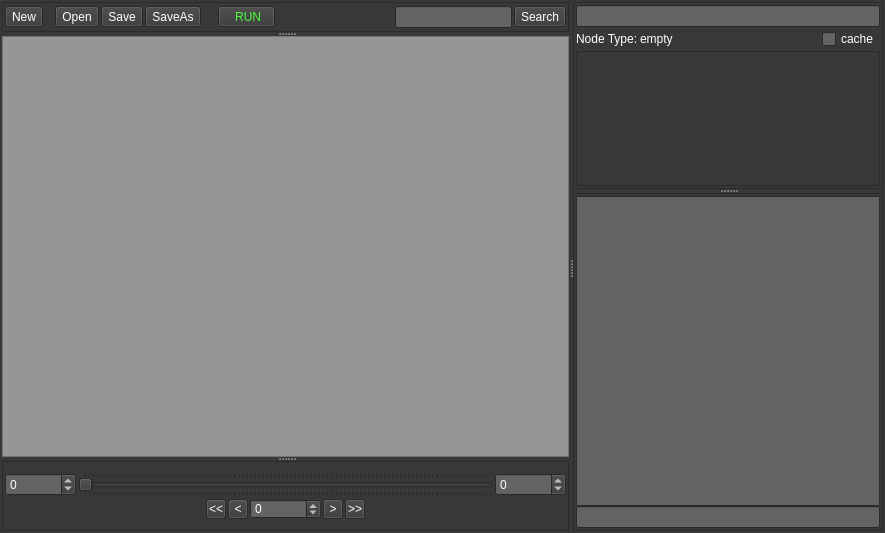
<ui version="4.0" >
 <class>oasWindow</class>
 <widget class="QMainWindow" name="oasWindow" >
  <property name="geometry" >
   <rect>
    <x>0</x>
    <y>0</y>
    <width>885</width>
    <height>533</height>
   </rect>
  </property>
  <property name="palette" >
   <palette>
    <active>
     <colorrole role="WindowText" >
      <brush brushstyle="SolidPattern" >
       <color alpha="255" >
        <red>255</red>
        <green>255</green>
        <blue>255</blue>
       </color>
      </brush>
     </colorrole>
     <colorrole role="Button" >
      <brush brushstyle="SolidPattern" >
       <color alpha="255" >
        <red>56</red>
        <green>56</green>
        <blue>56</blue>
       </color>
      </brush>
     </colorrole>
     <colorrole role="Light" >
      <brush brushstyle="SolidPattern" >
       <color alpha="255" >
        <red>84</red>
        <green>84</green>
        <blue>84</blue>
       </color>
      </brush>
     </colorrole>
     <colorrole role="Midlight" >
      <brush brushstyle="SolidPattern" >
       <color alpha="255" >
        <red>70</red>
        <green>70</green>
        <blue>70</blue>
       </color>
      </brush>
     </colorrole>
     <colorrole role="Dark" >
      <brush brushstyle="SolidPattern" >
       <color alpha="255" >
        <red>28</red>
        <green>28</green>
        <blue>28</blue>
       </color>
      </brush>
     </colorrole>
     <colorrole role="Mid" >
      <brush brushstyle="SolidPattern" >
       <color alpha="255" >
        <red>37</red>
        <green>37</green>
        <blue>37</blue>
       </color>
      </brush>
     </colorrole>
     <colorrole role="Text" >
      <brush brushstyle="SolidPattern" >
       <color alpha="255" >
        <red>255</red>
        <green>255</green>
        <blue>255</blue>
       </color>
      </brush>
     </colorrole>
     <colorrole role="BrightText" >
      <brush brushstyle="SolidPattern" >
       <color alpha="255" >
        <red>255</red>
        <green>255</green>
        <blue>255</blue>
       </color>
      </brush>
     </colorrole>
     <colorrole role="ButtonText" >
      <brush brushstyle="SolidPattern" >
       <color alpha="255" >
        <red>255</red>
        <green>255</green>
        <blue>255</blue>
       </color>
      </brush>
     </colorrole>
     <colorrole role="Base" >
      <brush brushstyle="SolidPattern" >
       <color alpha="255" >
        <red>99</red>
        <green>99</green>
        <blue>99</blue>
       </color>
      </brush>
     </colorrole>
     <colorrole role="Window" >
      <brush brushstyle="SolidPattern" >
       <color alpha="255" >
        <red>56</red>
        <green>56</green>
        <blue>56</blue>
       </color>
      </brush>
     </colorrole>
     <colorrole role="Shadow" >
      <brush brushstyle="SolidPattern" >
       <color alpha="255" >
        <red>0</red>
        <green>0</green>
        <blue>0</blue>
       </color>
      </brush>
     </colorrole>
     <colorrole role="AlternateBase" >
      <brush brushstyle="SolidPattern" >
       <color alpha="255" >
        <red>28</red>
        <green>28</green>
        <blue>28</blue>
       </color>
      </brush>
     </colorrole>
     <colorrole role="ToolTipBase" >
      <brush brushstyle="SolidPattern" >
       <color alpha="255" >
        <red>255</red>
        <green>255</green>
        <blue>220</blue>
       </color>
      </brush>
     </colorrole>
     <colorrole role="ToolTipText" >
      <brush brushstyle="SolidPattern" >
       <color alpha="255" >
        <red>0</red>
        <green>0</green>
        <blue>0</blue>
       </color>
      </brush>
     </colorrole>
    </active>
    <inactive>
     <colorrole role="WindowText" >
      <brush brushstyle="SolidPattern" >
       <color alpha="255" >
        <red>255</red>
        <green>255</green>
        <blue>255</blue>
       </color>
      </brush>
     </colorrole>
     <colorrole role="Button" >
      <brush brushstyle="SolidPattern" >
       <color alpha="255" >
        <red>56</red>
        <green>56</green>
        <blue>56</blue>
       </color>
      </brush>
     </colorrole>
     <colorrole role="Light" >
      <brush brushstyle="SolidPattern" >
       <color alpha="255" >
        <red>84</red>
        <green>84</green>
        <blue>84</blue>
       </color>
      </brush>
     </colorrole>
     <colorrole role="Midlight" >
      <brush brushstyle="SolidPattern" >
       <color alpha="255" >
        <red>70</red>
        <green>70</green>
        <blue>70</blue>
       </color>
      </brush>
     </colorrole>
     <colorrole role="Dark" >
      <brush brushstyle="SolidPattern" >
       <color alpha="255" >
        <red>28</red>
        <green>28</green>
        <blue>28</blue>
       </color>
      </brush>
     </colorrole>
     <colorrole role="Mid" >
      <brush brushstyle="SolidPattern" >
       <color alpha="255" >
        <red>37</red>
        <green>37</green>
        <blue>37</blue>
       </color>
      </brush>
     </colorrole>
     <colorrole role="Text" >
      <brush brushstyle="SolidPattern" >
       <color alpha="255" >
        <red>255</red>
        <green>255</green>
        <blue>255</blue>
       </color>
      </brush>
     </colorrole>
     <colorrole role="BrightText" >
      <brush brushstyle="SolidPattern" >
       <color alpha="255" >
        <red>255</red>
        <green>255</green>
        <blue>255</blue>
       </color>
      </brush>
     </colorrole>
     <colorrole role="ButtonText" >
      <brush brushstyle="SolidPattern" >
       <color alpha="255" >
        <red>255</red>
        <green>255</green>
        <blue>255</blue>
       </color>
      </brush>
     </colorrole>
     <colorrole role="Base" >
      <brush brushstyle="SolidPattern" >
       <color alpha="255" >
        <red>99</red>
        <green>99</green>
        <blue>99</blue>
       </color>
      </brush>
     </colorrole>
     <colorrole role="Window" >
      <brush brushstyle="SolidPattern" >
       <color alpha="255" >
        <red>56</red>
        <green>56</green>
        <blue>56</blue>
       </color>
      </brush>
     </colorrole>
     <colorrole role="Shadow" >
      <brush brushstyle="SolidPattern" >
       <color alpha="255" >
        <red>0</red>
        <green>0</green>
        <blue>0</blue>
       </color>
      </brush>
     </colorrole>
     <colorrole role="AlternateBase" >
      <brush brushstyle="SolidPattern" >
       <color alpha="255" >
        <red>28</red>
        <green>28</green>
        <blue>28</blue>
       </color>
      </brush>
     </colorrole>
     <colorrole role="ToolTipBase" >
      <brush brushstyle="SolidPattern" >
       <color alpha="255" >
        <red>255</red>
        <green>255</green>
        <blue>220</blue>
       </color>
      </brush>
     </colorrole>
     <colorrole role="ToolTipText" >
      <brush brushstyle="SolidPattern" >
       <color alpha="255" >
        <red>0</red>
        <green>0</green>
        <blue>0</blue>
       </color>
      </brush>
     </colorrole>
    </inactive>
    <disabled>
     <colorrole role="WindowText" >
      <brush brushstyle="SolidPattern" >
       <color alpha="255" >
        <red>28</red>
        <green>28</green>
        <blue>28</blue>
       </color>
      </brush>
     </colorrole>
     <colorrole role="Button" >
      <brush brushstyle="SolidPattern" >
       <color alpha="255" >
        <red>56</red>
        <green>56</green>
        <blue>56</blue>
       </color>
      </brush>
     </colorrole>
     <colorrole role="Light" >
      <brush brushstyle="SolidPattern" >
       <color alpha="255" >
        <red>84</red>
        <green>84</green>
        <blue>84</blue>
       </color>
      </brush>
     </colorrole>
     <colorrole role="Midlight" >
      <brush brushstyle="SolidPattern" >
       <color alpha="255" >
        <red>70</red>
        <green>70</green>
        <blue>70</blue>
       </color>
      </brush>
     </colorrole>
     <colorrole role="Dark" >
      <brush brushstyle="SolidPattern" >
       <color alpha="255" >
        <red>28</red>
        <green>28</green>
        <blue>28</blue>
       </color>
      </brush>
     </colorrole>
     <colorrole role="Mid" >
      <brush brushstyle="SolidPattern" >
       <color alpha="255" >
        <red>37</red>
        <green>37</green>
        <blue>37</blue>
       </color>
      </brush>
     </colorrole>
     <colorrole role="Text" >
      <brush brushstyle="SolidPattern" >
       <color alpha="255" >
        <red>28</red>
        <green>28</green>
        <blue>28</blue>
       </color>
      </brush>
     </colorrole>
     <colorrole role="BrightText" >
      <brush brushstyle="SolidPattern" >
       <color alpha="255" >
        <red>255</red>
        <green>255</green>
        <blue>255</blue>
       </color>
      </brush>
     </colorrole>
     <colorrole role="ButtonText" >
      <brush brushstyle="SolidPattern" >
       <color alpha="255" >
        <red>28</red>
        <green>28</green>
        <blue>28</blue>
       </color>
      </brush>
     </colorrole>
     <colorrole role="Base" >
      <brush brushstyle="SolidPattern" >
       <color alpha="255" >
        <red>56</red>
        <green>56</green>
        <blue>56</blue>
       </color>
      </brush>
     </colorrole>
     <colorrole role="Window" >
      <brush brushstyle="SolidPattern" >
       <color alpha="255" >
        <red>56</red>
        <green>56</green>
        <blue>56</blue>
       </color>
      </brush>
     </colorrole>
     <colorrole role="Shadow" >
      <brush brushstyle="SolidPattern" >
       <color alpha="255" >
        <red>0</red>
        <green>0</green>
        <blue>0</blue>
       </color>
      </brush>
     </colorrole>
     <colorrole role="AlternateBase" >
      <brush brushstyle="SolidPattern" >
       <color alpha="255" >
        <red>56</red>
        <green>56</green>
        <blue>56</blue>
       </color>
      </brush>
     </colorrole>
     <colorrole role="ToolTipBase" >
      <brush brushstyle="SolidPattern" >
       <color alpha="255" >
        <red>255</red>
        <green>255</green>
        <blue>220</blue>
       </color>
      </brush>
     </colorrole>
     <colorrole role="ToolTipText" >
      <brush brushstyle="SolidPattern" >
       <color alpha="255" >
        <red>0</red>
        <green>0</green>
        <blue>0</blue>
       </color>
      </brush>
     </colorrole>
    </disabled>
   </palette>
  </property>
  <property name="windowTitle" >
   <string>OpenAssembler</string>
  </property>
  <widget class="QWidget" name="oas_centralwidget" >
   <layout class="QGridLayout" name="gridLayout_6" >
    <property name="margin" >
     <number>2</number>
    </property>
    <property name="spacing" >
     <number>2</number>
    </property>
    <item row="0" column="0" >
     <widget class="QSplitter" name="oas_splitter" >
      <property name="orientation" >
       <enum>Qt::Horizontal</enum>
      </property>
      <widget class="QSplitter" name="oas_splitter02" >
       <property name="orientation" >
        <enum>Qt::Vertical</enum>
       </property>
       <widget class="QFrame" name="oas_menuline_frame" >
        <property name="sizePolicy" >
         <sizepolicy vsizetype="Fixed" hsizetype="Preferred" >
          <horstretch>0</horstretch>
          <verstretch>0</verstretch>
         </sizepolicy>
        </property>
        <property name="minimumSize" >
         <size>
          <width>0</width>
          <height>30</height>
         </size>
        </property>
        <property name="maximumSize" >
         <size>
          <width>16777215</width>
          <height>30</height>
         </size>
        </property>
        <property name="frameShape" >
         <enum>QFrame::StyledPanel</enum>
        </property>
        <property name="frameShadow" >
         <enum>QFrame::Raised</enum>
        </property>
        <layout class="QGridLayout" name="gridLayout_3" >
         <property name="margin" >
          <number>2</number>
         </property>
         <property name="spacing" >
          <number>2</number>
         </property>
         <item row="0" column="0" >
          <layout class="QHBoxLayout" name="oas_horizontalLayout_3" >
           <property name="spacing" >
            <number>2</number>
           </property>
           <item>
            <widget class="QToolButton" name="oas_new_bu" >
             <property name="text" >
              <string>New</string>
             </property>
            </widget>
           </item>
           <item>
            <spacer name="horizontalSpacer" >
             <property name="orientation" >
              <enum>Qt::Horizontal</enum>
             </property>
             <property name="sizeType" >
              <enum>QSizePolicy::Fixed</enum>
             </property>
             <property name="sizeHint" stdset="0" >
              <size>
               <width>10</width>
               <height>20</height>
              </size>
             </property>
            </spacer>
           </item>
           <item>
            <widget class="QToolButton" name="oas_open_bu" >
             <property name="text" >
              <string>Open</string>
             </property>
            </widget>
           </item>
           <item>
            <widget class="QToolButton" name="oas_save_bu" >
             <property name="text" >
              <string>Save</string>
             </property>
            </widget>
           </item>
           <item>
            <widget class="QToolButton" name="oas_saveas_bu" >
             <property name="text" >
              <string>SaveAs</string>
             </property>
            </widget>
           </item>
           <item>
            <spacer name="horizontalSpacer_2" >
             <property name="orientation" >
              <enum>Qt::Horizontal</enum>
             </property>
             <property name="sizeType" >
              <enum>QSizePolicy::Fixed</enum>
             </property>
             <property name="sizeHint" stdset="0" >
              <size>
               <width>15</width>
               <height>20</height>
              </size>
             </property>
            </spacer>
           </item>
           <item>
            <widget class="QToolButton" name="oas_run_bu" >
             <property name="palette" >
              <palette>
               <active>
                <colorrole role="Text" >
                 <brush brushstyle="SolidPattern" >
                  <color alpha="255" >
                   <red>86</red>
                   <green>255</green>
                   <blue>39</blue>
                  </color>
                 </brush>
                </colorrole>
                <colorrole role="BrightText" >
                 <brush brushstyle="SolidPattern" >
                  <color alpha="255" >
                   <red>56</red>
                   <green>255</green>
                   <blue>26</blue>
                  </color>
                 </brush>
                </colorrole>
                <colorrole role="ButtonText" >
                 <brush brushstyle="SolidPattern" >
                  <color alpha="255" >
                   <red>69</red>
                   <green>255</green>
                   <blue>56</blue>
                  </color>
                 </brush>
                </colorrole>
               </active>
               <inactive>
                <colorrole role="Text" >
                 <brush brushstyle="SolidPattern" >
                  <color alpha="255" >
                   <red>86</red>
                   <green>255</green>
                   <blue>39</blue>
                  </color>
                 </brush>
                </colorrole>
                <colorrole role="BrightText" >
                 <brush brushstyle="SolidPattern" >
                  <color alpha="255" >
                   <red>56</red>
                   <green>255</green>
                   <blue>26</blue>
                  </color>
                 </brush>
                </colorrole>
                <colorrole role="ButtonText" >
                 <brush brushstyle="SolidPattern" >
                  <color alpha="255" >
                   <red>69</red>
                   <green>255</green>
                   <blue>56</blue>
                  </color>
                 </brush>
                </colorrole>
               </inactive>
               <disabled>
                <colorrole role="Text" >
                 <brush brushstyle="SolidPattern" >
                  <color alpha="255" >
                   <red>28</red>
                   <green>28</green>
                   <blue>28</blue>
                  </color>
                 </brush>
                </colorrole>
                <colorrole role="BrightText" >
                 <brush brushstyle="SolidPattern" >
                  <color alpha="255" >
                   <red>56</red>
                   <green>255</green>
                   <blue>26</blue>
                  </color>
                 </brush>
                </colorrole>
                <colorrole role="ButtonText" >
                 <brush brushstyle="SolidPattern" >
                  <color alpha="255" >
                   <red>28</red>
                   <green>28</green>
                   <blue>28</blue>
                  </color>
                 </brush>
                </colorrole>
               </disabled>
              </palette>
             </property>
             <property name="text" >
              <string>   RUN  </string>
             </property>
            </widget>
           </item>
           <item>
            <spacer name="oas_horizontalSpacer_4" >
             <property name="orientation" >
              <enum>Qt::Horizontal</enum>
             </property>
             <property name="sizeHint" stdset="0" >
              <size>
               <width>40</width>
               <height>20</height>
              </size>
             </property>
            </spacer>
           </item>
           <item>
            <widget class="QLineEdit" name="oas_search_entry" />
           </item>
           <item>
            <widget class="QToolButton" name="oas_search_bu" >
             <property name="text" >
              <string>Search</string>
             </property>
            </widget>
           </item>
          </layout>
         </item>
        </layout>
       </widget>
       <widget class="QGraphicsView" name="oas_graphicsView" >
        <property name="palette" >
         <palette>
          <active>
           <colorrole role="WindowText" >
            <brush brushstyle="SolidPattern" >
             <color alpha="255" >
              <red>0</red>
              <green>0</green>
              <blue>0</blue>
             </color>
            </brush>
           </colorrole>
           <colorrole role="Button" >
            <brush brushstyle="SolidPattern" >
             <color alpha="255" >
              <red>150</red>
              <green>150</green>
              <blue>150</blue>
             </color>
            </brush>
           </colorrole>
           <colorrole role="Light" >
            <brush brushstyle="SolidPattern" >
             <color alpha="255" >
              <red>225</red>
              <green>225</green>
              <blue>225</blue>
             </color>
            </brush>
           </colorrole>
           <colorrole role="Midlight" >
            <brush brushstyle="SolidPattern" >
             <color alpha="255" >
              <red>187</red>
              <green>187</green>
              <blue>187</blue>
             </color>
            </brush>
           </colorrole>
           <colorrole role="Dark" >
            <brush brushstyle="SolidPattern" >
             <color alpha="255" >
              <red>75</red>
              <green>75</green>
              <blue>75</blue>
             </color>
            </brush>
           </colorrole>
           <colorrole role="Mid" >
            <brush brushstyle="SolidPattern" >
             <color alpha="255" >
              <red>100</red>
              <green>100</green>
              <blue>100</blue>
             </color>
            </brush>
           </colorrole>
           <colorrole role="Text" >
            <brush brushstyle="SolidPattern" >
             <color alpha="255" >
              <red>0</red>
              <green>0</green>
              <blue>0</blue>
             </color>
            </brush>
           </colorrole>
           <colorrole role="BrightText" >
            <brush brushstyle="SolidPattern" >
             <color alpha="255" >
              <red>255</red>
              <green>255</green>
              <blue>255</blue>
             </color>
            </brush>
           </colorrole>
           <colorrole role="ButtonText" >
            <brush brushstyle="SolidPattern" >
             <color alpha="255" >
              <red>0</red>
              <green>0</green>
              <blue>0</blue>
             </color>
            </brush>
           </colorrole>
           <colorrole role="Base" >
            <brush brushstyle="SolidPattern" >
             <color alpha="255" >
              <red>150</red>
              <green>150</green>
              <blue>150</blue>
             </color>
            </brush>
           </colorrole>
           <colorrole role="Window" >
            <brush brushstyle="SolidPattern" >
             <color alpha="255" >
              <red>150</red>
              <green>150</green>
              <blue>150</blue>
             </color>
            </brush>
           </colorrole>
           <colorrole role="Shadow" >
            <brush brushstyle="SolidPattern" >
             <color alpha="255" >
              <red>0</red>
              <green>0</green>
              <blue>0</blue>
             </color>
            </brush>
           </colorrole>
           <colorrole role="AlternateBase" >
            <brush brushstyle="SolidPattern" >
             <color alpha="255" >
              <red>202</red>
              <green>202</green>
              <blue>202</blue>
             </color>
            </brush>
           </colorrole>
           <colorrole role="ToolTipBase" >
            <brush brushstyle="SolidPattern" >
             <color alpha="255" >
              <red>255</red>
              <green>255</green>
              <blue>220</blue>
             </color>
            </brush>
           </colorrole>
           <colorrole role="ToolTipText" >
            <brush brushstyle="SolidPattern" >
             <color alpha="255" >
              <red>0</red>
              <green>0</green>
              <blue>0</blue>
             </color>
            </brush>
           </colorrole>
          </active>
          <inactive>
           <colorrole role="WindowText" >
            <brush brushstyle="SolidPattern" >
             <color alpha="255" >
              <red>0</red>
              <green>0</green>
              <blue>0</blue>
             </color>
            </brush>
           </colorrole>
           <colorrole role="Button" >
            <brush brushstyle="SolidPattern" >
             <color alpha="255" >
              <red>150</red>
              <green>150</green>
              <blue>150</blue>
             </color>
            </brush>
           </colorrole>
           <colorrole role="Light" >
            <brush brushstyle="SolidPattern" >
             <color alpha="255" >
              <red>225</red>
              <green>225</green>
              <blue>225</blue>
             </color>
            </brush>
           </colorrole>
           <colorrole role="Midlight" >
            <brush brushstyle="SolidPattern" >
             <color alpha="255" >
              <red>187</red>
              <green>187</green>
              <blue>187</blue>
             </color>
            </brush>
           </colorrole>
           <colorrole role="Dark" >
            <brush brushstyle="SolidPattern" >
             <color alpha="255" >
              <red>75</red>
              <green>75</green>
              <blue>75</blue>
             </color>
            </brush>
           </colorrole>
           <colorrole role="Mid" >
            <brush brushstyle="SolidPattern" >
             <color alpha="255" >
              <red>100</red>
              <green>100</green>
              <blue>100</blue>
             </color>
            </brush>
           </colorrole>
           <colorrole role="Text" >
            <brush brushstyle="SolidPattern" >
             <color alpha="255" >
              <red>0</red>
              <green>0</green>
              <blue>0</blue>
             </color>
            </brush>
           </colorrole>
           <colorrole role="BrightText" >
            <brush brushstyle="SolidPattern" >
             <color alpha="255" >
              <red>255</red>
              <green>255</green>
              <blue>255</blue>
             </color>
            </brush>
           </colorrole>
           <colorrole role="ButtonText" >
            <brush brushstyle="SolidPattern" >
             <color alpha="255" >
              <red>0</red>
              <green>0</green>
              <blue>0</blue>
             </color>
            </brush>
           </colorrole>
           <colorrole role="Base" >
            <brush brushstyle="SolidPattern" >
             <color alpha="255" >
              <red>150</red>
              <green>150</green>
              <blue>150</blue>
             </color>
            </brush>
           </colorrole>
           <colorrole role="Window" >
            <brush brushstyle="SolidPattern" >
             <color alpha="255" >
              <red>150</red>
              <green>150</green>
              <blue>150</blue>
             </color>
            </brush>
           </colorrole>
           <colorrole role="Shadow" >
            <brush brushstyle="SolidPattern" >
             <color alpha="255" >
              <red>0</red>
              <green>0</green>
              <blue>0</blue>
             </color>
            </brush>
           </colorrole>
           <colorrole role="AlternateBase" >
            <brush brushstyle="SolidPattern" >
             <color alpha="255" >
              <red>202</red>
              <green>202</green>
              <blue>202</blue>
             </color>
            </brush>
           </colorrole>
           <colorrole role="ToolTipBase" >
            <brush brushstyle="SolidPattern" >
             <color alpha="255" >
              <red>255</red>
              <green>255</green>
              <blue>220</blue>
             </color>
            </brush>
           </colorrole>
           <colorrole role="ToolTipText" >
            <brush brushstyle="SolidPattern" >
             <color alpha="255" >
              <red>0</red>
              <green>0</green>
              <blue>0</blue>
             </color>
            </brush>
           </colorrole>
          </inactive>
          <disabled>
           <colorrole role="WindowText" >
            <brush brushstyle="SolidPattern" >
             <color alpha="255" >
              <red>75</red>
              <green>75</green>
              <blue>75</blue>
             </color>
            </brush>
           </colorrole>
           <colorrole role="Button" >
            <brush brushstyle="SolidPattern" >
             <color alpha="255" >
              <red>150</red>
              <green>150</green>
              <blue>150</blue>
             </color>
            </brush>
           </colorrole>
           <colorrole role="Light" >
            <brush brushstyle="SolidPattern" >
             <color alpha="255" >
              <red>225</red>
              <green>225</green>
              <blue>225</blue>
             </color>
            </brush>
           </colorrole>
           <colorrole role="Midlight" >
            <brush brushstyle="SolidPattern" >
             <color alpha="255" >
              <red>187</red>
              <green>187</green>
              <blue>187</blue>
             </color>
            </brush>
           </colorrole>
           <colorrole role="Dark" >
            <brush brushstyle="SolidPattern" >
             <color alpha="255" >
              <red>75</red>
              <green>75</green>
              <blue>75</blue>
             </color>
            </brush>
           </colorrole>
           <colorrole role="Mid" >
            <brush brushstyle="SolidPattern" >
             <color alpha="255" >
              <red>100</red>
              <green>100</green>
              <blue>100</blue>
             </color>
            </brush>
           </colorrole>
           <colorrole role="Text" >
            <brush brushstyle="SolidPattern" >
             <color alpha="255" >
              <red>75</red>
              <green>75</green>
              <blue>75</blue>
             </color>
            </brush>
           </colorrole>
           <colorrole role="BrightText" >
            <brush brushstyle="SolidPattern" >
             <color alpha="255" >
              <red>255</red>
              <green>255</green>
              <blue>255</blue>
             </color>
            </brush>
           </colorrole>
           <colorrole role="ButtonText" >
            <brush brushstyle="SolidPattern" >
             <color alpha="255" >
              <red>75</red>
              <green>75</green>
              <blue>75</blue>
             </color>
            </brush>
           </colorrole>
           <colorrole role="Base" >
            <brush brushstyle="SolidPattern" >
             <color alpha="255" >
              <red>150</red>
              <green>150</green>
              <blue>150</blue>
             </color>
            </brush>
           </colorrole>
           <colorrole role="Window" >
            <brush brushstyle="SolidPattern" >
             <color alpha="255" >
              <red>150</red>
              <green>150</green>
              <blue>150</blue>
             </color>
            </brush>
           </colorrole>
           <colorrole role="Shadow" >
            <brush brushstyle="SolidPattern" >
             <color alpha="255" >
              <red>0</red>
              <green>0</green>
              <blue>0</blue>
             </color>
            </brush>
           </colorrole>
           <colorrole role="AlternateBase" >
            <brush brushstyle="SolidPattern" >
             <color alpha="255" >
              <red>150</red>
              <green>150</green>
              <blue>150</blue>
             </color>
            </brush>
           </colorrole>
           <colorrole role="ToolTipBase" >
            <brush brushstyle="SolidPattern" >
             <color alpha="255" >
              <red>255</red>
              <green>255</green>
              <blue>220</blue>
             </color>
            </brush>
           </colorrole>
           <colorrole role="ToolTipText" >
            <brush brushstyle="SolidPattern" >
             <color alpha="255" >
              <red>0</red>
              <green>0</green>
              <blue>0</blue>
             </color>
            </brush>
           </colorrole>
          </disabled>
         </palette>
        </property>
        <property name="focusPolicy" >
         <enum>Qt::StrongFocus</enum>
        </property>
       </widget>
       <widget class="QFrame" name="oas_timeline_frame" >
        <property name="sizePolicy" >
         <sizepolicy vsizetype="Fixed" hsizetype="Preferred" >
          <horstretch>0</horstretch>
          <verstretch>0</verstretch>
         </sizepolicy>
        </property>
        <property name="minimumSize" >
         <size>
          <width>0</width>
          <height>70</height>
         </size>
        </property>
        <property name="maximumSize" >
         <size>
          <width>16777215</width>
          <height>70</height>
         </size>
        </property>
        <property name="frameShape" >
         <enum>QFrame::StyledPanel</enum>
        </property>
        <property name="frameShadow" >
         <enum>QFrame::Raised</enum>
        </property>
        <layout class="QGridLayout" name="gridLayout" >
         <property name="margin" >
          <number>2</number>
         </property>
         <property name="spacing" >
          <number>2</number>
         </property>
         <item row="0" column="0" >
          <layout class="QVBoxLayout" name="oas_verticalLayout" >
           <item>
            <layout class="QHBoxLayout" name="oas_horizontalLayout" >
             <item>
              <widget class="QSpinBox" name="oas_sframe_spin" >
               <property name="sizePolicy" >
                <sizepolicy vsizetype="Fixed" hsizetype="Minimum" >
                 <horstretch>0</horstretch>
                 <verstretch>0</verstretch>
                </sizepolicy>
               </property>
               <property name="minimum" >
                <number>-100000</number>
               </property>
               <property name="maximum" >
                <number>100000</number>
               </property>
              </widget>
             </item>
             <item>
              <widget class="QSlider" name="oas_time_slider" >
               <property name="sizePolicy" >
                <sizepolicy vsizetype="Preferred" hsizetype="Expanding" >
                 <horstretch>0</horstretch>
                 <verstretch>0</verstretch>
                </sizepolicy>
               </property>
               <property name="sliderPosition" >
                <number>0</number>
               </property>
               <property name="orientation" >
                <enum>Qt::Horizontal</enum>
               </property>
               <property name="tickPosition" >
                <enum>QSlider::TicksBothSides</enum>
               </property>
               <property name="tickInterval" >
                <number>0</number>
               </property>
              </widget>
             </item>
             <item>
              <widget class="QSpinBox" name="oas_eframe_spin" >
               <property name="sizePolicy" >
                <sizepolicy vsizetype="Fixed" hsizetype="Minimum" >
                 <horstretch>0</horstretch>
                 <verstretch>0</verstretch>
                </sizepolicy>
               </property>
               <property name="minimum" >
                <number>-100000</number>
               </property>
               <property name="maximum" >
                <number>100000</number>
               </property>
              </widget>
             </item>
            </layout>
           </item>
           <item>
            <layout class="QHBoxLayout" name="oas_horizontalLayout_2" >
             <item>
              <spacer name="oas_horizontalSpacer" >
               <property name="orientation" >
                <enum>Qt::Horizontal</enum>
               </property>
               <property name="sizeHint" stdset="0" >
                <size>
                 <width>40</width>
                 <height>20</height>
                </size>
               </property>
              </spacer>
             </item>
             <item>
              <widget class="QToolButton" name="oas_firstF" >
               <property name="minimumSize" >
                <size>
                 <width>20</width>
                 <height>20</height>
                </size>
               </property>
               <property name="maximumSize" >
                <size>
                 <width>20</width>
                 <height>20</height>
                </size>
               </property>
               <property name="text" >
                <string>&lt;&lt;</string>
               </property>
              </widget>
             </item>
             <item>
              <widget class="QToolButton" name="oas_prewF" >
               <property name="minimumSize" >
                <size>
                 <width>20</width>
                 <height>20</height>
                </size>
               </property>
               <property name="maximumSize" >
                <size>
                 <width>20</width>
                 <height>20</height>
                </size>
               </property>
               <property name="text" >
                <string>&lt;</string>
               </property>
              </widget>
             </item>
             <item>
              <widget class="QSpinBox" name="oas_cframe_spin" >
               <property name="minimumSize" >
                <size>
                 <width>0</width>
                 <height>20</height>
                </size>
               </property>
               <property name="maximumSize" >
                <size>
                 <width>16777215</width>
                 <height>20</height>
                </size>
               </property>
               <property name="minimum" >
                <number>-100000</number>
               </property>
               <property name="maximum" >
                <number>100000</number>
               </property>
              </widget>
             </item>
             <item>
              <widget class="QToolButton" name="oas_nextF" >
               <property name="minimumSize" >
                <size>
                 <width>20</width>
                 <height>20</height>
                </size>
               </property>
               <property name="maximumSize" >
                <size>
                 <width>20</width>
                 <height>20</height>
                </size>
               </property>
               <property name="text" >
                <string>></string>
               </property>
              </widget>
             </item>
             <item>
              <widget class="QToolButton" name="oas_lastF" >
               <property name="minimumSize" >
                <size>
                 <width>20</width>
                 <height>20</height>
                </size>
               </property>
               <property name="maximumSize" >
                <size>
                 <width>20</width>
                 <height>20</height>
                </size>
               </property>
               <property name="text" >
                <string>>></string>
               </property>
              </widget>
             </item>
             <item>
              <spacer name="oas_horizontalSpacer_2" >
               <property name="orientation" >
                <enum>Qt::Horizontal</enum>
               </property>
               <property name="sizeHint" stdset="0" >
                <size>
                 <width>40</width>
                 <height>20</height>
                </size>
               </property>
              </spacer>
             </item>
            </layout>
           </item>
          </layout>
         </item>
        </layout>
       </widget>
      </widget>
      <widget class="QSplitter" name="oas_splitter03" >
       <property name="orientation" >
        <enum>Qt::Vertical</enum>
       </property>
       <widget class="QFrame" name="oas_attribute_frame" >
        <property name="frameShape" >
         <enum>QFrame::StyledPanel</enum>
        </property>
        <property name="frameShadow" >
         <enum>QFrame::Raised</enum>
        </property>
        <layout class="QGridLayout" name="gridLayout_2" >
         <property name="margin" >
          <number>2</number>
         </property>
         <property name="spacing" >
          <number>2</number>
         </property>
         <item row="0" column="0" >
          <layout class="QVBoxLayout" name="oas_verticalLayout_2" >
           <item>
            <widget class="QLineEdit" name="oas_nodeName" />
           </item>
           <item>
            <layout class="QHBoxLayout" name="oas_horizontalLayout_4" >
             <item>
              <widget class="QLabel" name="oas_label_2" >
               <property name="sizePolicy" >
                <sizepolicy vsizetype="Fixed" hsizetype="Fixed" >
                 <horstretch>0</horstretch>
                 <verstretch>0</verstretch>
                </sizepolicy>
               </property>
               <property name="text" >
                <string>Node Type:</string>
               </property>
              </widget>
             </item>
             <item>
              <widget class="QLabel" name="oas_attribute_nodetype" >
               <property name="sizePolicy" >
                <sizepolicy vsizetype="Fixed" hsizetype="Preferred" >
                 <horstretch>0</horstretch>
                 <verstretch>0</verstretch>
                </sizepolicy>
               </property>
               <property name="text" >
                <string>empty</string>
               </property>
              </widget>
             </item>
             <item>
              <spacer name="oas_horizontalSpacer_3" >
               <property name="orientation" >
                <enum>Qt::Horizontal</enum>
               </property>
               <property name="sizeHint" stdset="0" >
                <size>
                 <width>40</width>
                 <height>20</height>
                </size>
               </property>
              </spacer>
             </item>
             <item>
              <widget class="QCheckBox" name="oas_attribute_cache" >
               <property name="sizePolicy" >
                <sizepolicy vsizetype="Fixed" hsizetype="Minimum" >
                 <horstretch>0</horstretch>
                 <verstretch>0</verstretch>
                </sizepolicy>
               </property>
               <property name="text" >
                <string>cache</string>
               </property>
              </widget>
             </item>
            </layout>
           </item>
           <item>
            <widget class="QScrollArea" name="oas_attribute_area" >
             <property name="widgetResizable" >
              <bool>true</bool>
             </property>
             <property name="alignment" >
              <set>Qt::AlignLeading|Qt::AlignLeft|Qt::AlignTop</set>
             </property>
             <widget class="QWidget" name="oas_attribute_areaContents" >
              <property name="geometry" >
               <rect>
                <x>0</x>
                <y>0</y>
                <width>280</width>
                <height>280</height>
               </rect>
              </property>
              <property name="layoutDirection" >
               <enum>Qt::LeftToRight</enum>
              </property>
              <layout class="QGridLayout" name="gridLayout_5" >
               <property name="margin" >
                <number>2</number>
               </property>
               <property name="spacing" >
                <number>2</number>
               </property>
               <item row="0" column="0" >
                <layout class="QVBoxLayout" name="oas_attribute_layout" >
                 <item>
                  <layout class="QVBoxLayout" name="place_to_widgets" />
                 </item>
                 <item>
                  <spacer name="verticalSpacer" >
                   <property name="orientation" >
                    <enum>Qt::Vertical</enum>
                   </property>
                   <property name="sizeHint" stdset="0" >
                    <size>
                     <width>20</width>
                     <height>40</height>
                    </size>
                   </property>
                  </spacer>
                 </item>
                </layout>
               </item>
              </layout>
             </widget>
            </widget>
           </item>
          </layout>
         </item>
        </layout>
       </widget>
       <widget class="QFrame" name="frame" >
        <property name="frameShape" >
         <enum>QFrame::StyledPanel</enum>
        </property>
        <property name="frameShadow" >
         <enum>QFrame::Raised</enum>
        </property>
        <layout class="QGridLayout" name="gridLayout_4" >
         <property name="margin" >
          <number>2</number>
         </property>
         <property name="spacing" >
          <number>2</number>
         </property>
         <item row="0" column="0" >
          <layout class="QVBoxLayout" name="verticalLayout" >
           <property name="spacing" >
            <number>0</number>
           </property>
           <item>
            <widget class="QTextEdit" name="consoleOutArea" >
             <property name="readOnly" >
              <bool>true</bool>
             </property>
            </widget>
           </item>
           <item>
            <widget class="QLineEdit" name="consoleInArea" />
           </item>
          </layout>
         </item>
        </layout>
       </widget>
      </widget>
     </widget>
    </item>
   </layout>
  </widget>
  <widget class="QMenuBar" name="oas_menubar" >
   <property name="enabled" >
    <bool>false</bool>
   </property>
   <property name="geometry" >
    <rect>
     <x>0</x>
     <y>0</y>
     <width>885</width>
     <height>22</height>
    </rect>
   </property>
  </widget>
 </widget>
 <resources/>
 <connections>
  <connection>
   <sender>oas_nextF</sender>
   <signal>clicked()</signal>
   <receiver>oas_cframe_spin</receiver>
   <slot>stepUp()</slot>
   <hints>
    <hint type="sourcelabel" >
     <x>340</x>
     <y>698</y>
    </hint>
    <hint type="destinationlabel" >
     <x>302</x>
     <y>681</y>
    </hint>
   </hints>
  </connection>
  <connection>
   <sender>oas_prewF</sender>
   <signal>clicked()</signal>
   <receiver>oas_cframe_spin</receiver>
   <slot>stepDown()</slot>
   <hints>
    <hint type="sourcelabel" >
     <x>228</x>
     <y>681</y>
    </hint>
    <hint type="destinationlabel" >
     <x>280</x>
     <y>681</y>
    </hint>
   </hints>
  </connection>
  <connection>
   <sender>oas_time_slider</sender>
   <signal>sliderMoved(int)</signal>
   <receiver>oas_cframe_spin</receiver>
   <slot>setValue(int)</slot>
   <hints>
    <hint type="sourcelabel" >
     <x>374</x>
     <y>651</y>
    </hint>
    <hint type="destinationlabel" >
     <x>275</x>
     <y>689</y>
    </hint>
   </hints>
  </connection>
  <connection>
   <sender>oas_cframe_spin</sender>
   <signal>valueChanged(int)</signal>
   <receiver>oas_time_slider</receiver>
   <slot>setValue(int)</slot>
   <hints>
    <hint type="sourcelabel" >
     <x>305</x>
     <y>692</y>
    </hint>
    <hint type="destinationlabel" >
     <x>273</x>
     <y>664</y>
    </hint>
   </hints>
  </connection>
 </connections>
</ui>
